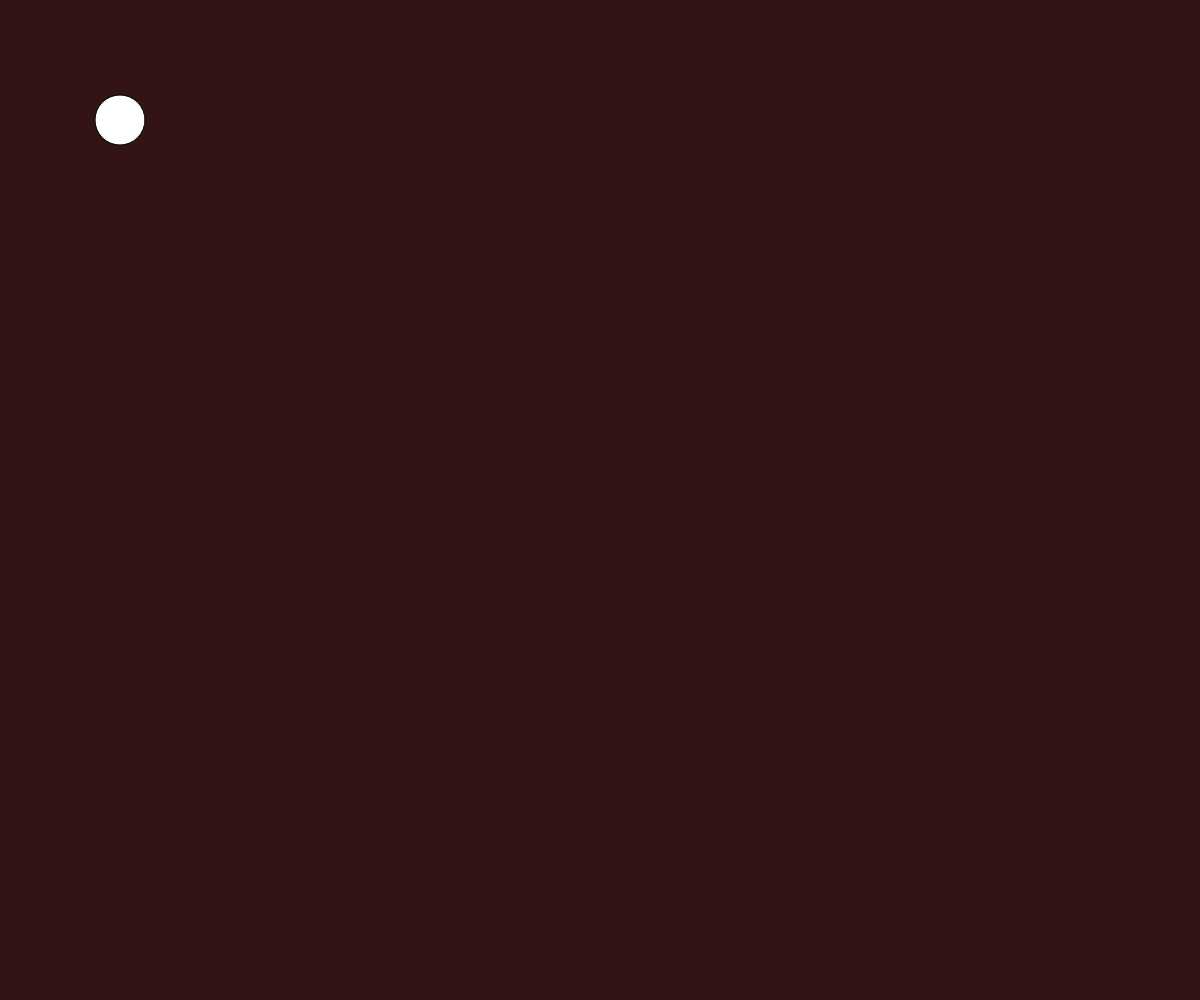
Frame 1 (no input)
Frame 60 (no input): identical to frame 1, image omitted
Frame 120 (the mouse pressed at the canvas centre since frame 60): identical to frame 1, image omitted

The p5.js sketch that drew this single still picture (run headless with seeded random() and noise() and a simulated clock; from frame 60 on, the mouse is pressed at the canvas centre):

// p5.js sketch
// ── sketch.js
function setup() {
  createCanvas(windowWidth, windowHeight);
}

function draw() {
  background(50, 20, 20);
  ellipse(120, 120, 50, 50);
}

// ── script.js
const quotes = [
 { 
  text: "a type of computer programming in which the goal is to create something expressive instead of something functional", 
  source: "Wikipedia" 
 },
 { 
  text: "is a process, based on exploration, iteration, reflection and discovery, where code is used as the primary medium to create a wide range of media artifacts", 
  source: "Tim" 
 },
 { 
  text: "a broad term that describes the process of using code, low-level technology, and computers as artistic and design tools", 
  source: "University of Montana" 
 },
 { 
  text: "a place where experience in the field of design, love of explorative creativity and skills as a programmer come together", 
  source: "Patrik" 
 },
 { 
  text: "the act of writing code for the pure pleasure of it, where the goal is not functional but creative and expressive; where code becomes a medium, just like a canvas for a painter", 
  source: "Alessia" 
 },
 { 
  text: "doing it for the love of the game", source: "Me" 
 },
 { 
  text: "silicon valley nerd stuff", source: "me" 
 },
];

let current;

function setup() {
  createCanvas(windowWidth, windowHeight);
  pickQuote();
}

function pickQuote() {
  current = random(quotes);
}

function draw() {
  background(255, 20, 250);

  fill(10, 255, 10);
  textAlign(CENTER, CENTER);

  // Heading
  textSize(22);
  textStyle(NORMAL);
  text(
    "Creative Coding is...",
    width / 2,
    height * 0.28
  );

  // Main definition
  textSize(34);
  textStyle(BOLD);

  text(
    "“" + current.text + "”",
    width * 0.15,
    height * 0.35,
    width * 0.70,
    height * 0.30
  );

  // Source
  textSize(18);
  textStyle(NORMAL);
  textAlign(CENTER, CENTER);

  text(
    "- " + current.source,
    width / 2,
    height * 0.72
  );

  // Small instruction
  textSize(14);

  text(
    "click anywhere for another definition",
    width / 2,
    height * 0.88
  );
}

function windowResized() {
  resizeCanvas(windowWidth, windowHeight);
}

function mousePressed() {
  pickQuote();
}
